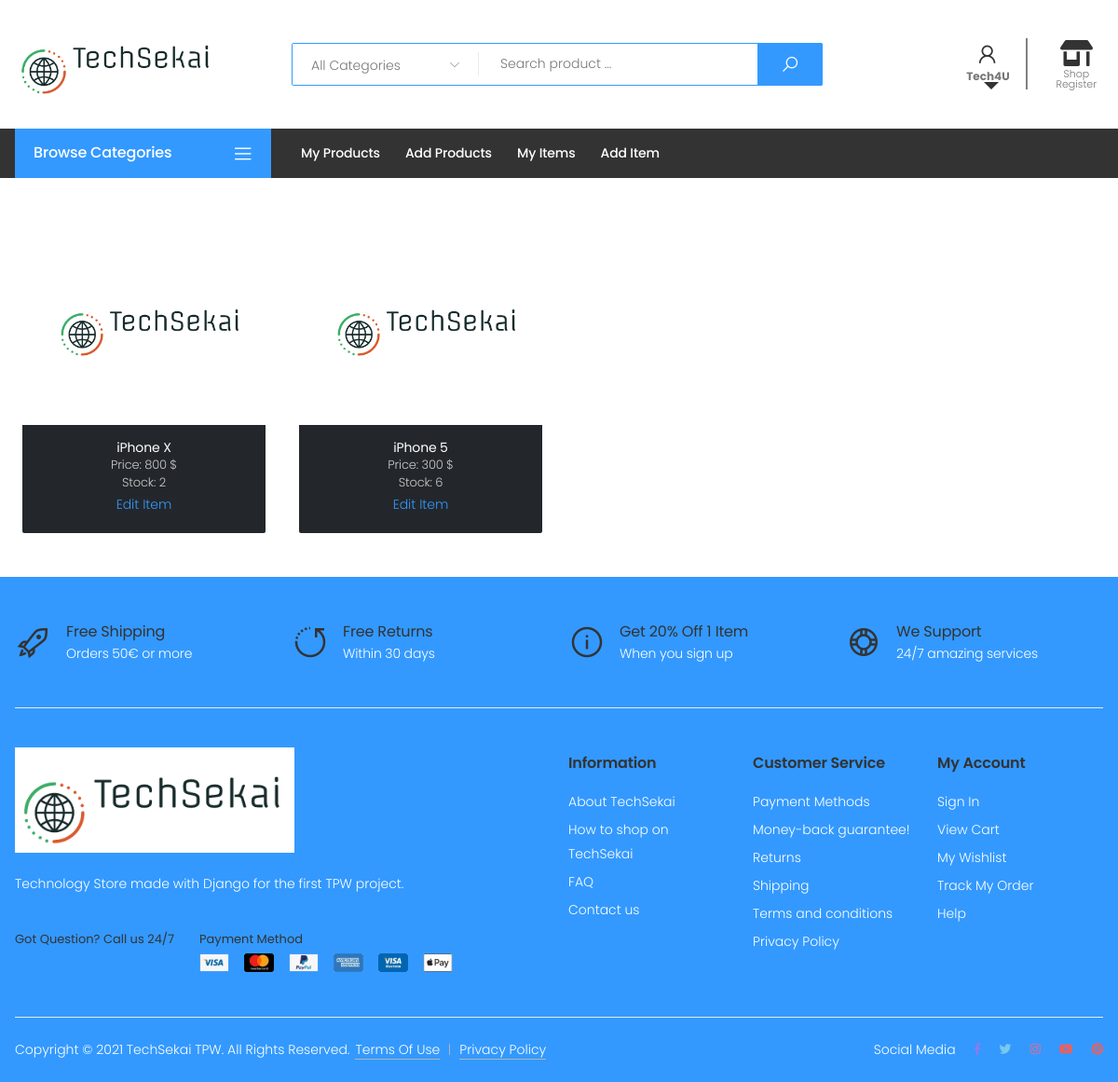
/items/ (signed in), run on an earlier commit of the app's database.
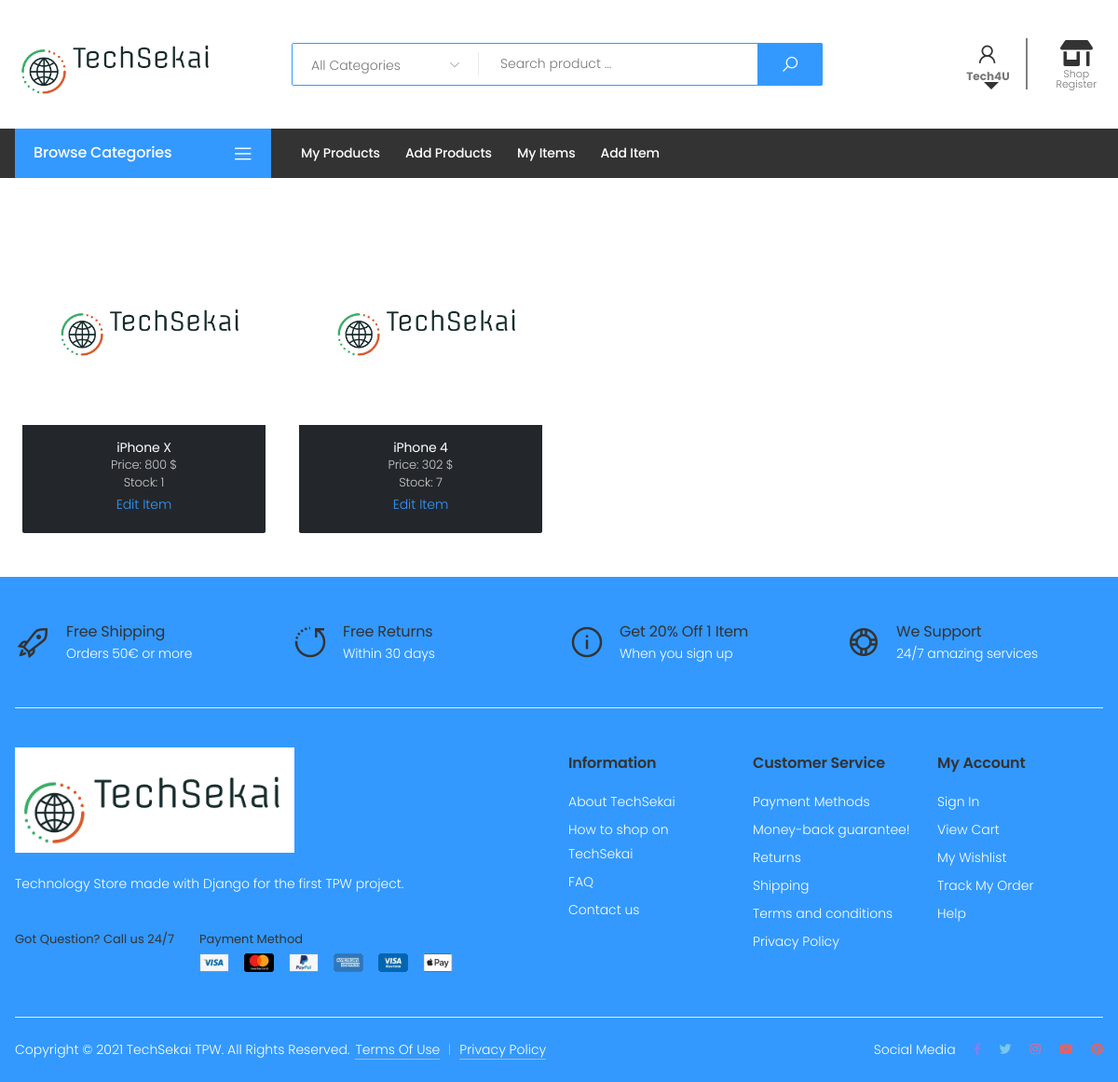
And on a later commit of the database.
### TechSekai/models.py (models this page shows, shortened)
class Item(models.Model):
    price = models.PositiveIntegerField(null=False)
    product = models.ForeignKey(Product, on_delete=models.CASCADE)
    shop = models.ForeignKey(Shop, on_delete=models.CASCADE)
    stock = models.PositiveIntegerField(null=False, default=0)

class Product(models.Model):
    reference_number = models.PositiveBigIntegerField(null=False)
    name = models.CharField(max_length=50, null=False)
    details = models.TextField(max_length=300)
    warehouse = models.CharField(max_length=50, null=False)
    qty_sold = models.IntegerField()
    image = models.ImageField(null=True, default='logo.png', upload_to='images/', blank=True)
    category = models.ForeignKey(Category, on_delete=models.CASCADE)
    brand = models.ForeignKey(Brand, on_delete=models.CASCADE)
    lowest_price = models.IntegerField(null=False, default=100)
    creator = models.ForeignKey(Shop, on_delete=models.DO_NOTHING)

### TechSekai/views.py (the view)
# urls.py: path('items/', views.list_items, name='items'),
def list_items(request):
    if request.user.groups.filter(name='shops').exists():
        loggedShop = Shop.objects.get(owner=request.user)
        items = Item.objects.filter(shop=loggedShop)
        return render(request, 'items_list.html', {'items': items})
    else:
        return render(request, 'error.html')

### TechSekai/context_processors.py (called while the page is built, shortened)
def category_context_processor(request):
    categories = cache.get('categories')
    if not categories:
        categories = Category.objects.all()
        cache.set('categories', categories)
    content = {'all_categories': categories.exclude(name='Other')}
    return content

### TechSekai/templatetags/auth_extras.py (called while the page is built)
@register.filter(name='has_group')
def has_group(user, group_name):
    group = Group.objects.get(name=group_name)
    return True if group in user.groups.all() else False

@register.simple_tag
def define(val=None):
    return val

### TechSekai/templates/items_list.html (shortened to what this page needs)
{% extends "mainLayout.html" %}
{% load auth_extras %}
{% block main %}
    <div class="container" style="padding-top: 5%; padding-bottom: 3%">
        <div class="cat-blocks-container" style="text-align: center">
        {% for i in items %}
            {% if forloop.first %} <div class="row justify-content-evenly"> {% endif %}
                <div class="col-lg-3 col-md-6 d-flex align-items-stretch">
                        <div class="product">
                            <figure class="product-media">
                                <a href="/items/edit/{{ i.id }}/">
                                    <img src="/media/{{ i.product.image }}" alt="Product image" style="height: 200px;width: 100%;" class="img-fluid">
                                </a>
                            </figure>
                            <div class="product-body" style="background: #23272b">
                                <h2 class="product-title" style="color: white"><a>{{ i.product.name }}</a></h2>
                                <div class="product-cat">
                                    <span>Price: </span><a>{{ i.price }} $</a>
                                </div>
                                  <div class="product-cat">
                                    <span>Stock: </span><a>{{ i.stock }} </a>
                                </div>
                                <a href="/items/edit/{{ i.id }}/" >Edit Item</a>
                            </div>
                        </div>
                </div>
            {% if forloop.last %}</div>{% endif %}
            {% empty %}
                <p class="btn btn-danger disabled btn-lg" style="color: white; margin-bottom: 10px; border-radius: 10px;"> Sorry, no items available! </p>
                <br>
        {% endfor %}
        </div>
    </div>
{% endblock %}

What changed in the data, as far as the page shows it:
changed Item "iPhone X": stock "2" → "1"
changed Item: product.name "iPhone 5" → "iPhone 4"; price "300" → "302"; stock "6" → "7"
